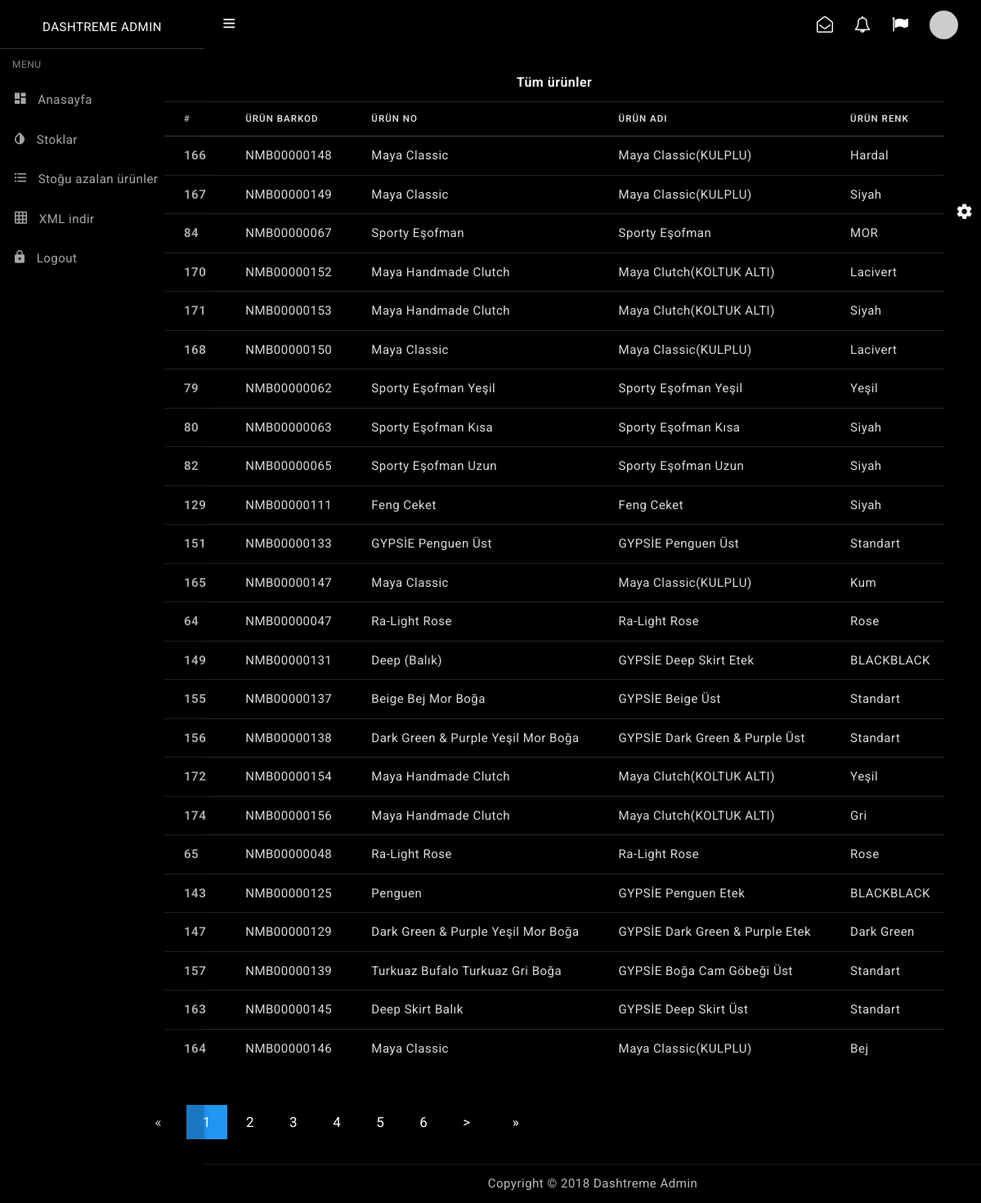
/stok_table/, run on the app's committed database.
### application/models.py (models this page shows)
class Stoklar(models.Model):
    urun_barkod_no = models.CharField(max_length=255,blank=True, verbose_name='urun_barkod_no', null=True)
    urun_adi = models.CharField(max_length=255,blank=True, verbose_name='urun_adi', null=True)
    urun_no = models.CharField(max_length=255,blank=True,verbose_name='urun_no', null=True)
    urun_fiyat = models.DecimalField(max_digits=5, decimal_places=2)
    urun_stok = models.IntegerField(blank=True,verbose_name='urun_stok_durumu', null=True)
    urun_gorseli = models.FileField(max_length=255,blank=True, verbose_name='urun_gorseli', null=True, default='resimYokUrun.jpg')
    urun_urun_rengi = models.ForeignKey(urun_renk_tanim, on_delete=models.CASCADE)
    urun_urun_beden_adi = models.ForeignKey(urun_beden_tanim, on_delete=models.CASCADE)
    urun_urun_stok_alt_kategori = models.ForeignKey(StokAltKategori, on_delete=models.CASCADE)
    urun_urun_stok_kategori = models.ForeignKey(StokKategori, on_delete=models.CASCADE)
    urun_kayit_tarihi = models.DateTimeField(auto_now_add=True)
    class Meta:
        verbose_name = 'Stok'
        verbose_name_plural = 'Stoklar'

class urun_renk_tanim(models.Model):
    urun_beden_rengi = models.CharField(max_length=10, verbose_name='urun_beden_rengi', blank=True, null=True,default='1')
    class Meta:
        verbose_name = 'Renk'
        verbose_name_plural = 'Renkler'
    def __str__(self):
        return self.urun_beden_rengi

### application/views.py (the view)
# urls.py: url(r'^stok_table/$', stok_table),
def stok_table(request):
    args = {}
    args['stoklar'] = stoklar = Stoklar.objects.all().order_by('-urun_stok')
    args['stoklar'] = stok_kategori = StokKategori.objects.all()
    args['stoklar'] = stok_alt_kategori = StokAltKategori.objects.all()
    page = request.GET.get('page', 1)
    page = int(page)
    args['last_exit'] = last_exit = int(stoklar.__len__() / 24)
    paginator = Paginator(stoklar, 24)
    index = paginator.page_range.index(paginator.num_pages)
    max_index = len(paginator.page_range)
    start_index = page - 3 if index >= 3 else 0
    end_index = page + 3 if page <= max_index - 3 else max_index
    if start_index <= 0:
        start_index = 0
        end_index = 6
    else:
        print(start_index)
    args['page_range'] = page_range = paginator.page_range[start_index:end_index]
    try:
        args['stoklar'] = paginator.page(page)
    except(EmptyPage):
        args['stoklar'] = paginator.page(page)  # Raises the same error
    args['toplam'] = Stoklar.objects.aggregate(Count('id'))
    args['stoktakiurunler'] = Stoklar.objects.aggregate(Sum('urun_stok'))
    args['azalanstoklar'] = azalanstoklar = Stoklar.objects.all()
    return render(request, 'base/stoktable.html',args)

### application/models.py (called while the page is built)
    def __str__(self):
        return self.urun_beden_adi

    def __str__(self):
        return self.urun_alt_kategori

### application/templates/base/stoktable.html (shortened to what this page needs)
{% load static %}
<!DOCTYPE html>
<html lang="en">
<head>
    <link href="{% static "assets/css/pace.min.css" %}" rel="stylesheet">
    <link href="{% static "assets/plugins/simplebar/css/simplebar.css" %}" rel="stylesheet">
    <link href="{% static "assets/css/bootstrap.min.css" %}" rel="stylesheet">
    <link href="{% static "assets/css/animate.css" %}" rel="stylesheet">
    <link href="{% static "assets/css/icons.css" %}" rel="stylesheet">
    <link href="{% static "assets/css/sidebar-menu.css" %}" rel="stylesheet">
    <link href="{% static "assets/css/app-style.css" %}" rel="stylesheet">
</head>
<body class="bg-theme bg-theme1">
 <div id="wrapper">
   <div id="sidebar-wrapper" data-simplebar="" data-simplebar-auto-hide="true">
     <div class="brand-logo">
      <a href="#">
       <h5 class="logo-text">Dashtreme Admin</h5>
     </a>
   </div>
   <ul class="sidebar-menu do-nicescrol">
      <li class="sidebar-header">MENU</li>
      <li>
        <a href="/stoklar">
          <i class="zmdi zmdi-view-dashboard"></i> <span>Anasayfa</span>
        </a>
      </li>
      <li>
        <a href="/stok_table">
          <i class="zmdi zmdi-invert-colors"></i> <span>Stoklar</span>
        </a>
      </li>
      <li>
        <a href="/stoguazalan">
          <i class="zmdi zmdi-format-list-bulleted"></i> <span>Stoğu azalan ürünler</span>
        </a>
      </li>
      <li>
        <a href="/xml_parse">
          <i class="zmdi zmdi-grid"></i> <span>XML indir</span>
        </a>
      </li>
      <li>
        <a href="/logout" >
          <i class="zmdi zmdi-lock"></i> <span>Logout</span>
        </a>
    </ul>
   </div>
<header class="topbar-nav">
 <nav class="navbar navbar-expand fixed-top">
  <ul class="navbar-nav mr-auto align-items-center">
    <li class="nav-item">
      <a class="nav-link toggle-menu" href="javascript:void();">
       <i class="icon-menu menu-icon"></i>
     </a>
    </li>
  </ul>
  <ul class="navbar-nav align-items-center right-nav-link">
    <li class="nav-item dropdown-lg">
      <a class="nav-link dropdown-toggle dropdown-toggle-nocaret waves-effect" data-toggle="dropdown" href="javascript:void();">
      <i class="fa fa-envelope-open-o"></i></a>
    </li>
    <li class="nav-item dropdown-lg">
      <a class="nav-link dropdown-toggle dropdown-toggle-nocaret waves-effect" data-toggle="dropdown" href="javascript:void();">
      <i class="fa fa-bell-o"></i></a>
    </li>
    <li class="nav-item language">
      <a class="nav-link dropdown-toggle dropdown-toggle-nocaret waves-effect" data-toggle="dropdown" href="javascript:void();"><i class="fa fa-flag"></i></a>
    </li>
    <li class="nav-item">
      <a class="nav-link dropdown-toggle dropdown-toggle-nocaret" data-toggle="dropdown" href="#">
        <span class="user-profile"><img src="https://via.placeholder.com/110x110" class="img-circle" alt="user avatar"></span>
      </a>
    </li>
  </ul>
</nav>
</header>
  <div class="content-wrapper" style="margin-left: 13% !important;">
    <div class="container-fluid">
      <div class="row">
        <div class="col-md-12">
          <div class="card">
            <div class="card-body">
              <h5 class="card-title" style="text-align: center">Tüm ürünler</h5>
			  <div class="table-responsive">
              <table class="table table-hover">
                <thead>
                  <tr>
                    <th scope="col">#</th>
                    <th scope="col">Ürün Barkod</th>
                    <th scope="col">Ürün No</th>
                    <th scope="col">Ürün Adı</th>
                    <th scope="col">Ürün Renk</th>
                  </tr>
                </thead>
                <tbody>
                {% for stok in stoklar %}
                  <tr>
                    <th scope="row">{{ stok.id }}</th>
                    <td>{{ stok.urun_barkod_no }}</td>
                    <td>{{ stok.urun_no }}</td>
                    <td>{{ stok.urun_adi }}</td>
                    <td>{{ stok.urun_urun_rengi }}</td>
                  </tr>
                {% endfor %}
                </tbody>
              </table>
            </div>
            </div>
          </div>
        </div>
           <div class="pagination">
		{% if stoklar.has_other_pages %}
			<ul>
                    <li><a href="/stok_table/?page={{ 1 }}">&laquo;</a></li>
				{% for pg in page_range %}
					{% if stoklar.number == pg %}
						<li class="active"><span>{{ pg }} <span class="sr-only">(current)</span></span></li>
					{% else %}
						<li><a href="/stok_table/?page={{ pg }}">{{ pg }}</a></li>
					{% endif %}
				{% endfor %}
				{% if stoklar.has_next %}
					<li><a href="/stok_table/?page={{ stoklar.next_page_number }}">></a></li>
				{% endif %}
				<li><a href="/stok_table/?page={{ last_exit }}">&raquo;</a></li>
			</ul>
		{% endif %}
	</div>
      </div>
    </div>
    </div>
	<footer class="footer">
      <div class="container">
        <div class="text-center">
          Copyright © 2018 Dashtreme Admin
        </div>
      </div>
    </footer>
   <div class="right-sidebar">
    <div class="switcher-icon">
      <i class="zmdi zmdi-settings zmdi-hc-spin"></i>
    </div>
   </div>
  </div>
</body>
</html>

### application/static/assets/css/sidebar-menu.css (style rules this page uses)
.sidebar-menu { list-style: none; margin: 0; padding: 0; background-color: transparent; }
.sidebar-menu>li { position: relative; margin: 0; padding: 0; }
.sidebar-menu>li>a { padding: 13px 5px 13px 15px; display: block; border-left: 3px solid transparent; color: rgba(255, 255, 255, 0.65); font-size: 15px; }
.sidebar-menu li.sidebar-header { padding: 10px 25px 10px 15px; font-size: 12px; color: rgba(255, 255, 255, 0.5); }
.sidebar-menu a { color: #b8c7ce; text-decoration: none; }

### data on the page
Stoklar: id "166", urun_barkod_no "NMB00000148", urun_no "Maya Classic", urun_adi "Maya Classic(KULPLU)", urun_urun_rengi "Hardal"
Stoklar: id "167", urun_barkod_no "NMB00000149", urun_no "Maya Classic", urun_adi "Maya Classic(KULPLU)", urun_urun_rengi "Siyah"
Stoklar: id "84", urun_barkod_no "NMB00000067", urun_no "Sporty Eşofman", urun_adi "Sporty Eşofman", urun_urun_rengi "MOR"
Stoklar: id "170", urun_barkod_no "NMB00000152", urun_no "Maya Handmade Clutch", urun_adi "Maya Clutch(KOLTUK ALTI)", urun_urun_rengi "Lacivert"
Stoklar: id "171", urun_barkod_no "NMB00000153", urun_no "Maya Handmade Clutch", urun_adi "Maya Clutch(KOLTUK ALTI)", urun_urun_rengi "Siyah"
Stoklar: id "168", urun_barkod_no "NMB00000150", urun_no "Maya Classic", urun_adi "Maya Classic(KULPLU)", urun_urun_rengi "Lacivert"
Stoklar: id "79", urun_barkod_no "NMB00000062", urun_no "Sporty Eşofman Yeşil", urun_adi "Sporty Eşofman Yeşil", urun_urun_rengi "Yeşil"
Stoklar: id "80", urun_barkod_no "NMB00000063", urun_no "Sporty Eşofman Kısa", urun_adi "Sporty Eşofman Kısa", urun_urun_rengi "Siyah"
Stoklar: id "82", urun_barkod_no "NMB00000065", urun_no "Sporty Eşofman Uzun", urun_adi "Sporty Eşofman Uzun", urun_urun_rengi "Siyah"
Stoklar: id "129", urun_barkod_no "NMB00000111", urun_no "Feng Ceket", urun_adi "Feng Ceket", urun_urun_rengi "Siyah"
Stoklar: id "151", urun_barkod_no "NMB00000133", urun_no "GYPSİE Penguen Üst", urun_adi "GYPSİE Penguen Üst", urun_urun_rengi "Standart"
Stoklar: id "165", urun_barkod_no "NMB00000147", urun_no "Maya Classic", urun_adi "Maya Classic(KULPLU)", urun_urun_rengi "Kum"
Stoklar: id "64", urun_barkod_no "NMB00000047", urun_no "Ra-Light Rose", urun_adi "Ra-Light Rose", urun_urun_rengi "Rose"
Stoklar: id "149", urun_barkod_no "NMB00000131", urun_no "Deep (Balık)", urun_adi "GYPSİE Deep Skirt Etek", urun_urun_rengi "BLACKBLACK"
Stoklar: id "155", urun_barkod_no "NMB00000137", urun_no "Beige Bej Mor Boğa", urun_adi "GYPSİE Beige Üst", urun_urun_rengi "Standart"
Stoklar: id "156", urun_barkod_no "NMB00000138", urun_no "Dark Green & Purple Yeşil Mor Boğa", urun_adi "GYPSİE Dark Green & Purple Üst", urun_urun_rengi "Standart"
Stoklar: id "172", urun_barkod_no "NMB00000154", urun_no "Maya Handmade Clutch", urun_adi "Maya Clutch(KOLTUK ALTI)", urun_urun_rengi "Yeşil"
Stoklar: id "174", urun_barkod_no "NMB00000156", urun_no "Maya Handmade Clutch", urun_adi "Maya Clutch(KOLTUK ALTI)", urun_urun_rengi "Gri"
Stoklar: id "65", urun_barkod_no "NMB00000048", urun_no "Ra-Light Rose", urun_adi "Ra-Light Rose", urun_urun_rengi "Rose"
Stoklar: id "143", urun_barkod_no "NMB00000125", urun_no "Penguen", urun_adi "GYPSİE Penguen Etek", urun_urun_rengi "BLACKBLACK"
Stoklar: id "147", urun_barkod_no "NMB00000129", urun_no "Dark Green & Purple Yeşil Mor Boğa", urun_adi "GYPSİE Dark Green & Purple Etek", urun_urun_rengi "Dark Green"
Stoklar: id "157", urun_barkod_no "NMB00000139", urun_no "Turkuaz Bufalo Turkuaz Gri Boğa", urun_adi "GYPSİE Boğa Cam Göbeği Üst", urun_urun_rengi "Standart"
Stoklar: id "163", urun_barkod_no "NMB00000145", urun_no "Deep Skirt Balık", urun_adi "GYPSİE Deep Skirt Üst", urun_urun_rengi "Standart"
Stoklar: id "164", urun_barkod_no "NMB00000146", urun_no "Maya Classic", urun_adi "Maya Classic(KULPLU)", urun_urun_rengi "Bej"

### other printed values
{{ pg }} "1"
{{ pg }} "2" "3" "4" "5" "6"
